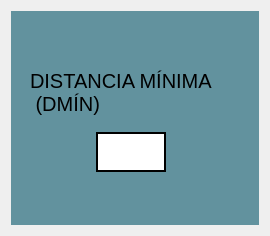
                <widget class="QWidget" name="tab_11">
                 <attribute name="title">
                  <string>Distancia Mínima</string>
                 </attribute>
                 <layout class="QGridLayout" name="gridLayout_42">
                  <item row="0" column="0">
                   <widget class="QFrame" name="frame_16">
                    <property name="styleSheet">
                     <string notr="true">QFrame{
	background-color: rgb(98, 146, 158);
	border: none;
}</string>
                    </property>
                    <property name="frameShape">
                     <enum>QFrame::StyledPanel</enum>
                    </property>
                    <property name="frameShadow">
                     <enum>QFrame::Raised</enum>
                    </property>
                    <layout class="QGridLayout" name="gridLayout_47">
                     <item row="3" column="0">
                      <spacer name="verticalSpacer_18">
                       <property name="orientation">
                        <enum>Qt::Vertical</enum>
                       </property>
                       <property name="sizeHint" stdset="0">
                        <size>
                         <width>20</width>
                         <height>40</height>
                        </size>
                       </property>
                      </spacer>
                     </item>
                     <item row="1" column="0">
                      <widget class="QFrame" name="frame_2">
                       <property name="minimumSize">
                        <size>
                         <width>230</width>
                         <height>65</height>
                        </size>
                       </property>
                       <property name="maximumSize">
                        <size>
                         <width>230</width>
                         <height>65</height>
                        </size>
                       </property>
                       <property name="frameShape">
                        <enum>QFrame::StyledPanel</enum>
                       </property>
                       <property name="frameShadow">
                        <enum>QFrame::Raised</enum>
                       </property>
                       <layout class="QGridLayout" name="gridLayout_45">
                        <property name="topMargin">
                         <number>1</number>
                        </property>
                        <property name="bottomMargin">
                         <number>1</number>
                        </property>
                        <item row="0" column="0">
                         <widget class="QLabel" name="label_44">
                          <property name="minimumSize">
                           <size>
                            <width>210</width>
                            <height>50</height>
                           </size>
                          </property>
                          <property name="maximumSize">
                           <size>
                            <width>210</width>
                            <height>50</height>
                           </size>
                          </property>
                          <property name="styleSheet">
                           <string notr="true">QLabel{
qproperty-alignment: AlignCenter;
font-size: 20px;
border: none;
background-color: transparent;
}</string>
                          </property>
                          <property name="text">
                           <string>DISTANCIA MÍNIMA 
 (DMÍN)</string>
                          </property>
                         </widget>
                        </item>
                       </layout>
                      </widget>
                     </item>
                     <item row="2" column="0">
                      <widget class="QFrame" name="frame_3">
                       <property name="minimumSize">
                        <size>
                         <width>230</width>
                         <height>45</height>
                        </size>
                       </property>
                       <property name="maximumSize">
                        <size>
                         <width>230</width>
                         <height>45</height>
                        </size>
                       </property>
                       <property name="frameShape">
                        <enum>QFrame::StyledPanel</enum>
                       </property>
                       <property name="frameShadow">
                        <enum>QFrame::Raised</enum>
                       </property>
                       <layout class="QGridLayout" name="gridLayout_46">
                        <property name="leftMargin">
                         <number>1</number>
                        </property>
                        <property name="topMargin">
                         <number>1</number>
                        </property>
                        <item row="0" column="1">
                         <widget class="QLineEdit" name="leDmin">
                          <property name="minimumSize">
                           <size>
                            <width>70</width>
                            <height>40</height>
                           </size>
                          </property>
                          <property name="maximumSize">
                           <size>
                            <width>70</width>
                            <height>40</height>
                           </size>
                          </property>
                          <property name="styleSheet">
                           <string notr="true">QLineEdit{
background-color: white;
border: 2px solid black;
font-color: black;
qproperty-alignment: AlignCenter;
font-size: 15px;
}</string>
                          </property>
                          <property name="text">
                           <string/>
                          </property>
                         </widget>
                        </item>
                        <item row="0" column="0">
                         <spacer name="horizontalSpacer_16">
                          <property name="orientation">
                           <enum>Qt::Horizontal</enum>
                          </property>
                          <property name="sizeHint" stdset="0">
                           <size>
                            <width>40</width>
                            <height>20</height>
                           </size>
                          </property>
                         </spacer>
                        </item>
                        <item row="0" column="2">
                         <spacer name="horizontalSpacer_17">
                          <property name="orientation">
                           <enum>Qt::Horizontal</enum>
                          </property>
                          <property name="sizeHint" stdset="0">
                           <size>
                            <width>40</width>
                            <height>20</height>
                           </size>
                          </property>
                         </spacer>
                        </item>
                       </layout>
                      </widget>
                     </item>
                     <item row="0" column="0">
                      <spacer name="verticalSpacer_19">
                       <property name="orientation">
                        <enum>Qt::Vertical</enum>
                       </property>
                       <property name="sizeHint" stdset="0">
                        <size>
                         <width>20</width>
                         <height>40</height>
                        </size>
                       </property>
                      </spacer>
                     </item>
                    </layout>
                   </widget>
                  </item>
                 </layout>
                </widget>
